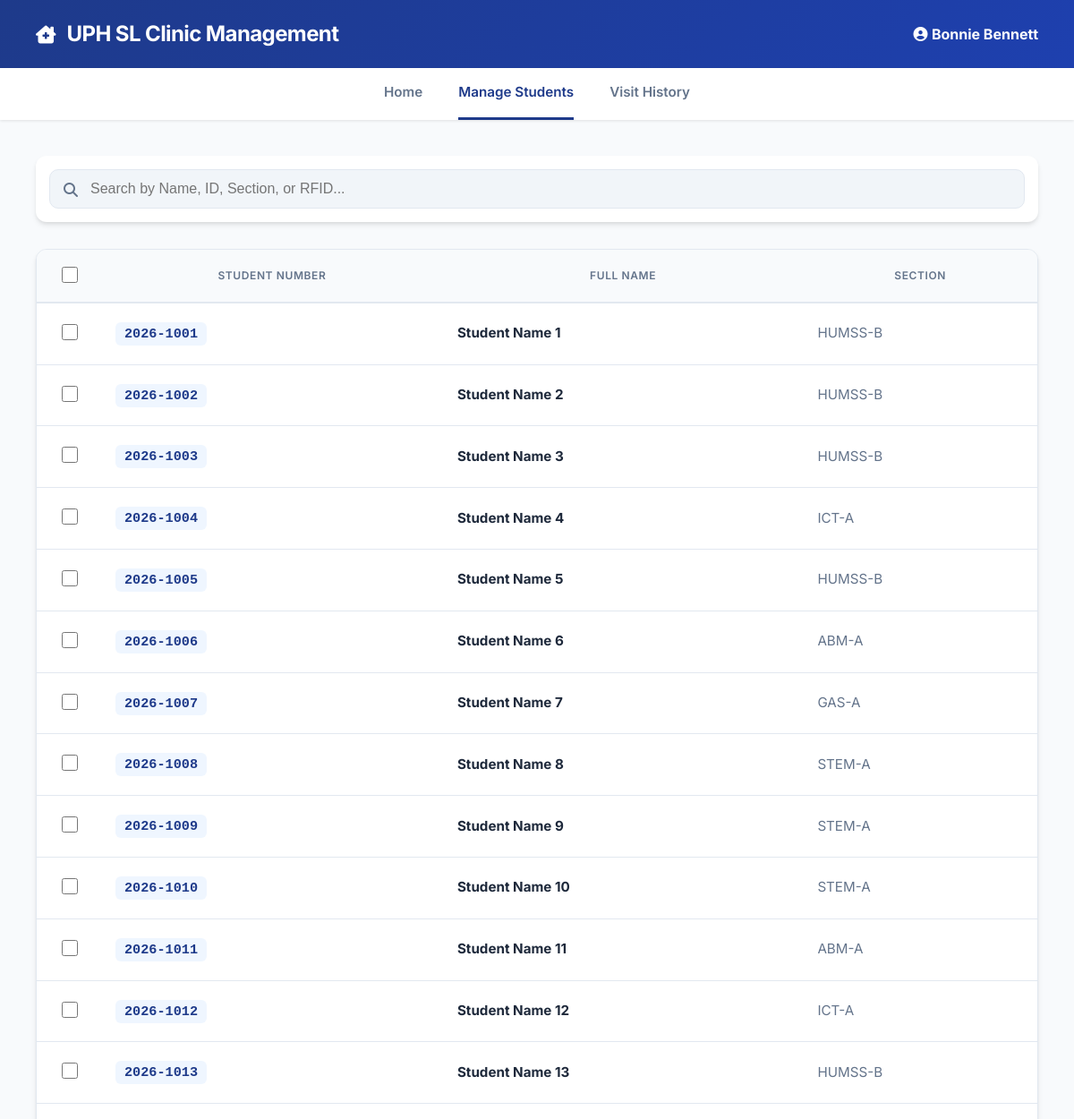
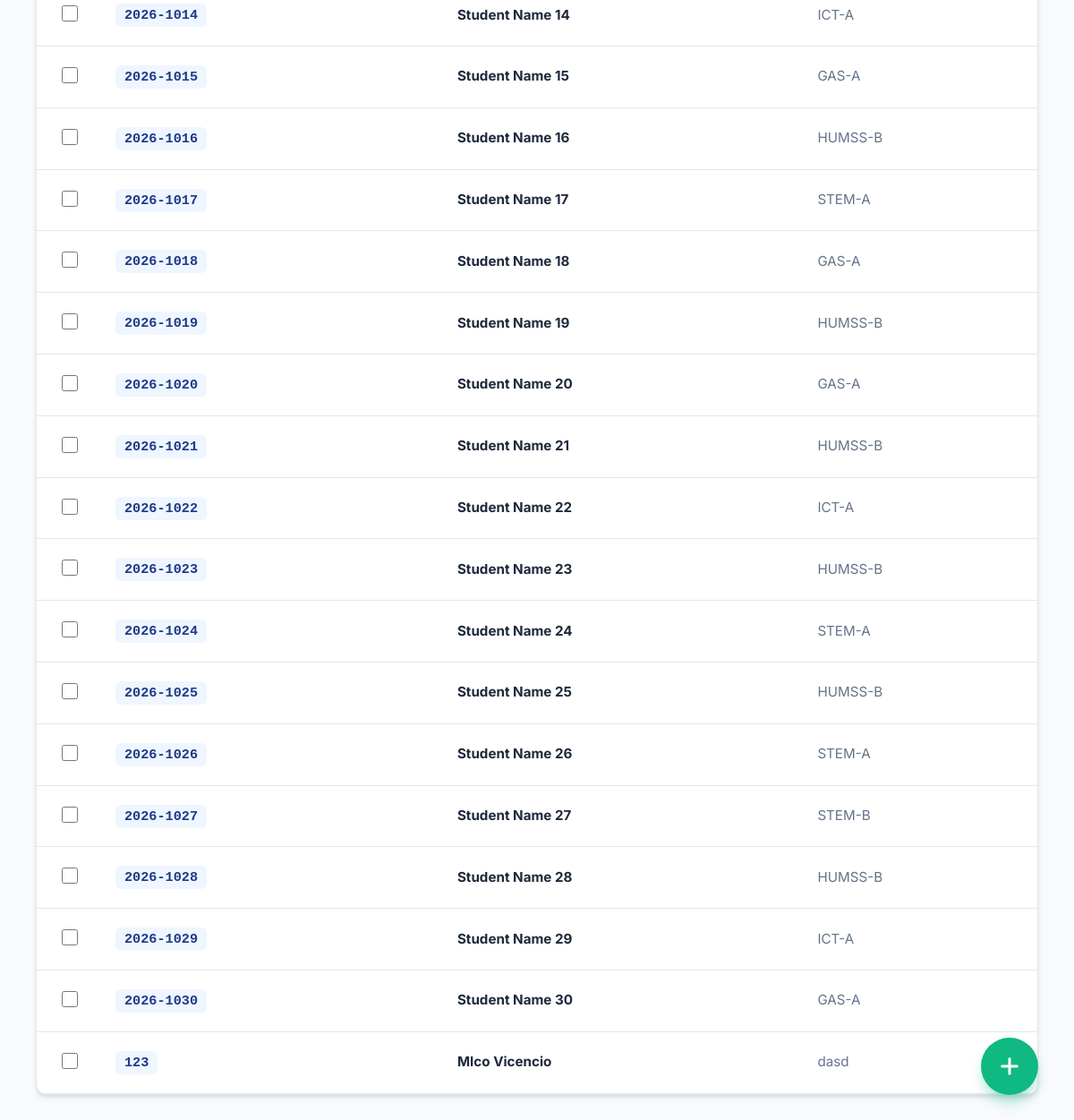
/manage_students (signed in), run on the app's committed database (2 pictures, top to bottom).
### tables this page shows
CREATE TABLE nurses (id INTEGER PRIMARY KEY AUTOINCREMENT, full_name TEXT, address TEXT, contact_number TEXT, username TEXT UNIQUE, password TEXT);

CREATE TABLE students (id INTEGER PRIMARY KEY AUTOINCREMENT, rfid_uid TEXT UNIQUE, student_number TEXT UNIQUE, full_name TEXT, address TEXT, age INTEGER, grade TEXT, section TEXT, allergies TEXT, medical_condition TEXT, parent_name TEXT, parent_contact_number TEXT, parent_email TEXT);

### app.py (the view)
@app.route("/manage_students")
def manage_students():
    if session.get("role") != "nurse":
        return redirect(url_for("login"))
    conn = get_db()
    students = conn.execute("SELECT id, student_number, full_name, section, grade, rfid_uid FROM students").fetchall()
    nurse_id = session.get("user_id")
    nurse = conn.execute("SELECT * FROM nurses WHERE id=?", (nurse_id,)).fetchone()
    conn.close()
    return render_template("manage_students.html", students=students, nurse=nurse)

### app.py (called while the page is built)
def get_db():
    conn = sqlite3.connect("clinic.db")
    conn.row_factory = sqlite3.Row
    return conn

### templates/manage_students.html (shortened to what this page needs)
<!DOCTYPE html>
<html lang="en">
<head>
    <link rel="stylesheet" href="https://cdnjs.cloudflare.com/ajax/libs/font-awesome/6.4.0/css/all.min.css">
</head>
<body>
<header>
    <div style="display:flex; align-items:center; gap:12px;">
        <i class="fas fa-clinic-medical fa-lg"></i>
        <h1>UPH SL Clinic Management</h1>
    </div>
    <span><i class="fas fa-user-circle"></i> <strong>{{ nurse['full_name'] }}</strong></span>
</header>
<nav>
    <a href="{{ url_for('nurse_dashboard') }}">Home</a>
    <a href="{{ url_for('manage_students') }}" class="active">Manage Students</a>
    <a href="{{ url_for('visit_history') }}">Visit History</a>
</nav>
<div class="container">
    <div class="controls">
        <div class="search-bar">
            <i class="fas fa-search"></i>
            <input type="text" id="mainSearch" placeholder="Search by Name, ID, Section, or RFID..." oninput="filterData()">
        </div>
    </div>
    <div class="table-wrapper">
        <table>
            <thead>
                <tr>
                    <th style="width: 40px; text-align: center;"><input type="checkbox" id="selectAll" onclick="toggleAll(this)"></th>
                    <th>Student Number</th>
                    <th>Full Name</th>
                    <th>Section</th>
                </tr>
            </thead>
            <tbody id="studentBody">
                {% for student in students %}
                <tr class="clickable-row" onclick="viewProfile({{ student['id'] }})" data-search="{{ student['full_name'] }} {{ student['student_number'] }} {{ student['section'] }} {{ student['rfid_uid'] }}">
                    <td style="text-align: center;" onclick="event.stopPropagation()"><input type="checkbox" class="student-checkbox" value="{{ student['id'] }}" onclick="updateDeleteBtn()"></td>
                    <td><span class="student-id-pill">{{ student['student_number'] }}</span></td>
                    <td><strong>{{ student['full_name'] }}</strong></td>
                    <td><span style="color: var(--text-muted)">{{ student['section'] }}</span></td>
                </tr>
                {% endfor %}
            </tbody>
        </table>
    </div>
</div>
<button class="fab-add" title="Add New Student" onclick="openAddModal()"><i class="fas fa-plus"></i></button>
</body>
</html>

### templates/manage_students.html (style rules this page uses)
:root { --primary: #1e3a8a; --primary-light: #3b82f6; --success: #10b981; --danger: #ef4444; --warning: #f59e0b; --bg: #f8fafc; --surface: #ffffff; --text-main: #1e293b; --text-muted: #64748b; --border: #e2e8f0; --radius: 12px; --shadow: 0 4px 6px -1px rgba(0, 0, 0, 0.1), 0 2px 4px -1px rgba(0, 0, 0, 0.06); }
body { font-family: 'Inter', sans-serif; background-color: var(--bg); margin: 0; color: var(--text-main); line-height: 1.5; }
header { background: linear-gradient(135deg, var(--primary) 0%, #1e40af 100%); color: white; padding: 1.25rem 2.5rem; display: flex; align-items: center; justify-content: space-between; box-shadow: var(--shadow); }
header h1 { font-size: 1.5rem; margin: 0; font-weight: 700; letter-spacing: -0.025em; }
nav { background: var(--surface); padding: 0; display: flex; justify-content: center; gap: 40px; box-shadow: 0 1px 3px rgba(0,0,0,0.1); }
nav a { text-decoration: none; color: var(--text-muted); font-weight: 600; padding: 1rem 0; border-bottom: 3px solid transparent; transition: all 0.3s ease; font-size: 0.95rem; }
nav a.active { color: var(--primary); border-bottom-color: var(--primary); }
.container { padding: 2.5rem; max-width: 1200px; margin: 0 auto; }
.controls { display: flex; gap: 20px; margin-bottom: 30px; align-items: center; background: var(--surface); padding: 15px; border-radius: var(--radius); box-shadow: var(--shadow); }
.search-bar { flex: 1; position: relative; }
.search-bar input { width: 100%; padding: 12px 12px 12px 45px; border-radius: 10px; border: 1px solid var(--border); font-size: 1rem; transition: 0.3s; background: #f1f5f9; box-sizing: border-box; }
.search-bar i { position: absolute; left: 16px; top: 15px; color: var(--text-muted); }
.table-wrapper { background: var(--surface); border-radius: var(--radius); overflow: hidden; box-shadow: var(--shadow); border: 1px solid var(--border); }
table { width: 100%; border-collapse: collapse; }
th { background: #f8fafc; color: var(--text-muted); font-weight: 600; text-transform: uppercase; font-size: 0.75rem; letter-spacing: 0.05em; padding: 1rem; border-bottom: 2px solid var(--border); }
td { padding: 1.25rem 1rem; border-bottom: 1px solid var(--border); font-size: 0.95rem; }
.clickable-row { transition: background 0.2s; cursor: pointer; }
.student-id-pill { background: #eff6ff; color: var(--primary); padding: 4px 10px; border-radius: 6px; font-family: monospace; font-weight: 700; }
.fab-add { position: fixed; bottom: 40px; right: 40px; width: 64px; height: 64px; background: var(--success); color: white; border-radius: 50%; display: flex; justify-content: center; align-items: center; font-size: 24px; box-shadow: 0 10px 15px -3px rgba(16, 185, 129, 0.4); border: none; cursor: pointer; z-index: 100; transition: 0.4s cubic-bezier(0.175, 0.885, 0.32, 1.275); }
input[type="checkbox"] { width: 18px; height: 18px; cursor: pointer; accent-color: var(--primary); }

### data on the page
nurses: full_name "Bonnie Bennett"
students: student_number "2026-1001", full_name "Student Name 1", section "HUMSS-B"
students: student_number "2026-1002", full_name "Student Name 2", section "HUMSS-B"
students: student_number "2026-1003", full_name "Student Name 3", section "HUMSS-B"
students: student_number "2026-1004", full_name "Student Name 4", section "ICT-A"
students: student_number "2026-1005", full_name "Student Name 5", section "HUMSS-B"
students: student_number "2026-1006", full_name "Student Name 6", section "ABM-A"
students: student_number "2026-1007", full_name "Student Name 7", section "GAS-A"
students: student_number "2026-1008", full_name "Student Name 8", section "STEM-A"
students: student_number "2026-1009", full_name "Student Name 9", section "STEM-A"
students: student_number "2026-1010", full_name "Student Name 10", section "STEM-A"
students: student_number "2026-1011", full_name "Student Name 11", section "ABM-A"
students: student_number "2026-1012", full_name "Student Name 12", section "ICT-A"
students: student_number "2026-1013", full_name "Student Name 13", section "HUMSS-B"
students: student_number "2026-1014", full_name "Student Name 14", section "ICT-A"
students: student_number "2026-1015", full_name "Student Name 15", section "GAS-A"
students: student_number "2026-1016", full_name "Student Name 16", section "HUMSS-B"
students: student_number "2026-1017", full_name "Student Name 17", section "STEM-A"
students: student_number "2026-1018", full_name "Student Name 18", section "GAS-A"
students: student_number "2026-1019", full_name "Student Name 19", section "HUMSS-B"
students: student_number "2026-1020", full_name "Student Name 20", section "GAS-A"
students: student_number "2026-1021", full_name "Student Name 21", section "HUMSS-B"
students: student_number "2026-1022", full_name "Student Name 22", section "ICT-A"
students: student_number "2026-1023", full_name "Student Name 23", section "HUMSS-B"
students: student_number "2026-1024", full_name "Student Name 24", section "STEM-A"
students: student_number "2026-1025", full_name "Student Name 25", section "HUMSS-B"
students: student_number "2026-1026", full_name "Student Name 26", section "STEM-A"
students: student_number "2026-1027", full_name "Student Name 27", section "STEM-B"
students: student_number "2026-1028", full_name "Student Name 28", section "HUMSS-B"
students: student_number "2026-1029", full_name "Student Name 29", section "ICT-A"
students: student_number "2026-1030", full_name "Student Name 30", section "GAS-A"
students: student_number "123", full_name "MIco Vicencio", section "dasd"
